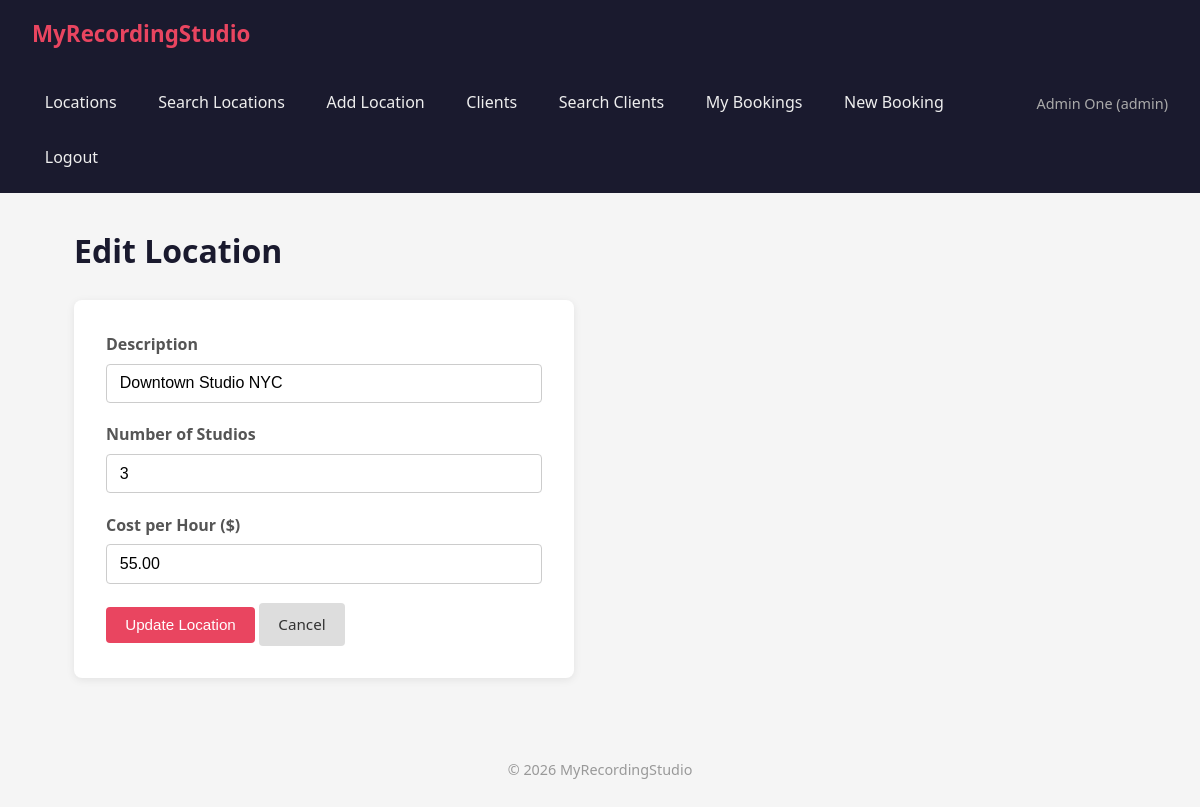
Page /pages/locations/edit.php?id=1 (signed in) on the committed database.
### tables this page shows
CREATE TABLE IF NOT EXISTS locations (
    id INT AUTO_INCREMENT PRIMARY KEY,
    description VARCHAR(255) NOT NULL,
    num_studios INT NOT NULL,
    cost_per_hour DECIMAL(10, 2) NOT NULL,
    created_at TIMESTAMP DEFAULT CURRENT_TIMESTAMP
);

### classes/Location.php (called while the page is built, shortened)
<?php
class Location
{
    private $db;
    public function __construct($conn)
    {
        $this->db = $conn;
    }
    public function getById(int $id): array
    {
        $stmt = $this->db->prepare("SELECT * FROM locations WHERE id = ?");
        $stmt->bind_param('i', $id);
        $stmt->execute();
        $row = $stmt->get_result()->fetch_assoc();
        if ($row) {
            return $row;
        }
        return [];
    }
}

### pages/locations/edit.php (the view, shortened to what this page needs)
<?php
require_once __DIR__ . '/../../config/database.php';
require_once __DIR__ . '/../../classes/Location.php';
$locationObj = new Location($conn);
$id = (int) ($_GET['id'] ?? 0);
$location = $locationObj->getById($id);
require_once __DIR__ . '/../../includes/header.php';
?>
<h1>Edit Location</h1>
<form method="POST" class="form">
    <div class="form-group">
        <label for="description">Description</label>
        <input type="text" id="description" name="description" required
               value="<?= htmlspecialchars($location['description']) ?>">
    </div>
    <div class="form-group">
        <label for="num_studios">Number of Studios</label>
        <input type="number" id="num_studios" name="num_studios" min="1" required
               value="<?= $location['num_studios'] ?>">
    </div>
    <div class="form-group">
        <label for="cost_per_hour">Cost per Hour ($)</label>
        <input type="number" id="cost_per_hour" name="cost_per_hour" min="0.01" step="0.01" required
               value="<?= $location['cost_per_hour'] ?>">
    </div>
    <button type="submit" class="btn btn-primary">Update Location</button>
    <a href="/pages/locations/list.php" class="btn">Cancel</a>
</form>
<?php require_once __DIR__ . '/../../includes/footer.php'; ?>

### assets/css/style.css (style rules this page uses)
* { margin: 0; padding: 0; box-sizing: border-box; }
body { font-family: 'Segoe UI', Tahoma, Geneva, Verdana, sans-serif; background: #f5f5f5; color: #333; line-height: 1.6; }
h1 { margin-bottom: 1.5rem; color: #1a1a2e; }
.form { background: #fff; padding: 2rem; border-radius: 8px; box-shadow: 0 2px 8px rgba(0, 0, 0, 0.08); max-width: 500px; }
.form-group { margin-bottom: 1.2rem; }
.form-group label { display: block; margin-bottom: 0.4rem; font-weight: 600; color: #555; }
.form-group input, .form-group select, .form-group textarea { width: 100%; padding: 0.6rem 0.8rem; border: 1px solid #ccc; border-radius: 4px; font-size: 1rem; }
.btn { display: inline-block; padding: 0.6rem 1.2rem; border: none; border-radius: 4px; cursor: pointer; text-decoration: none; font-size: 0.95rem; background: #ddd; color: #333; transition: background 0.2s; }
.btn-primary { background: #e94560; color: #fff; }

### rows in the picture
locations: description "Downtown Studio NYC", num_studios "3", cost_per_hour "55.00"

### other values in the picture
$_SESSION['user_name'] "Admin One"
$_SESSION['user_type'] "admin"
